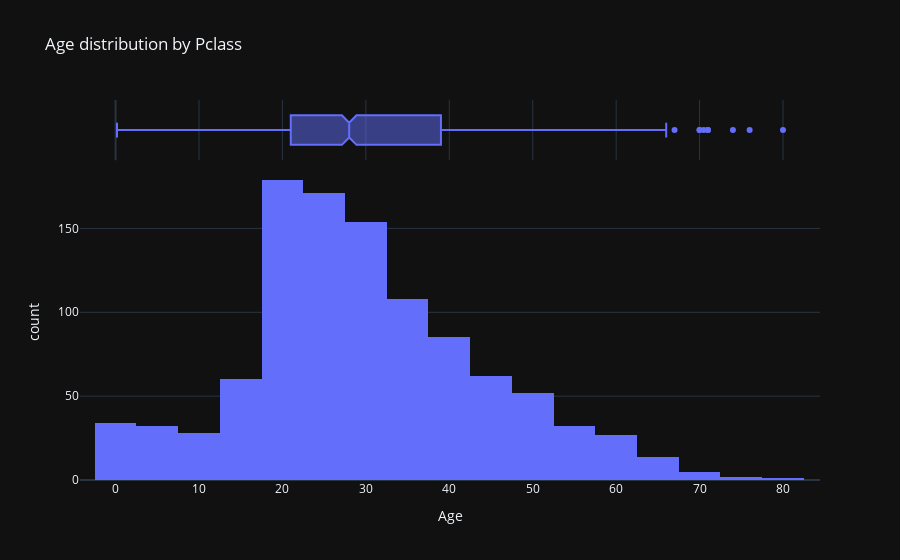

Notebook source saved alongside this figure:
### Markdown cell above
Histogram (интерактивный): распределение возраста

### Code cell
fig = px.histogram(df.reset_index(), x='Age', nbins=30, title='Age distribution by Pclass', marginal='box')
fig

### Figure 1 — Plotly figure (JSON) as saved in the notebook; plotly's stock layout.template omitted (floating-point values rounded to 4 significant figures; data arrays with more than 128 entries replaced by an {"elided": "..."} marker saying what was removed)
{"data": [{"bingroup": "x", "hovertemplate": "Age=%{x}<br>count=%{y}<extra></extra>", "legendgroup": "", "marker": {"color": "#636efa", "pattern": {"shape": ""}}, "name": "", "nbinsx": 30, "orientation": "v", "showlegend": false, "x": {"elided": "1309 float values"}, "xaxis": "x", "yaxis": "y", "type": "histogram"}, {"hovertemplate": "Age=%{x}<extra></extra>", "legendgroup": "", "marker": {"color": "#636efa"}, "name": "", "notched": true, "showlegend": false, "x": {"elided": "1309 float values"}, "xaxis": "x2", "yaxis": "y2", "type": "box"}], "layout": {"xaxis": {"anchor": "y", "domain": [0.0, 1.0], "title": {"text": "Age"}}, "yaxis": {"anchor": "x", "domain": [0.0, 0.8316], "title": {"text": "count"}}, "xaxis2": {"anchor": "y2", "domain": [0.0, 1.0], "matches": "x", "showticklabels": false, "showgrid": true}, "yaxis2": {"anchor": "x2", "domain": [0.8416, 1.0], "matches": "y2", "showticklabels": false, "showline": false, "ticks": "", "showgrid": false}, "legend": {"tracegroupgap": 0}, "title": {"text": "Age distribution by Pclass"}, "barmode": "relative"}}
